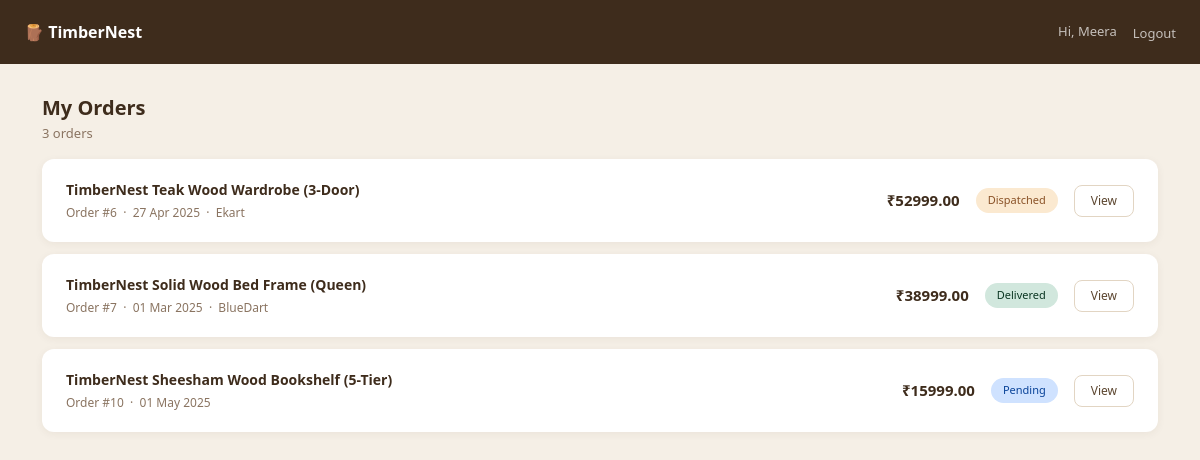
The page /orders/ (signed in) on the database as committed earlier.
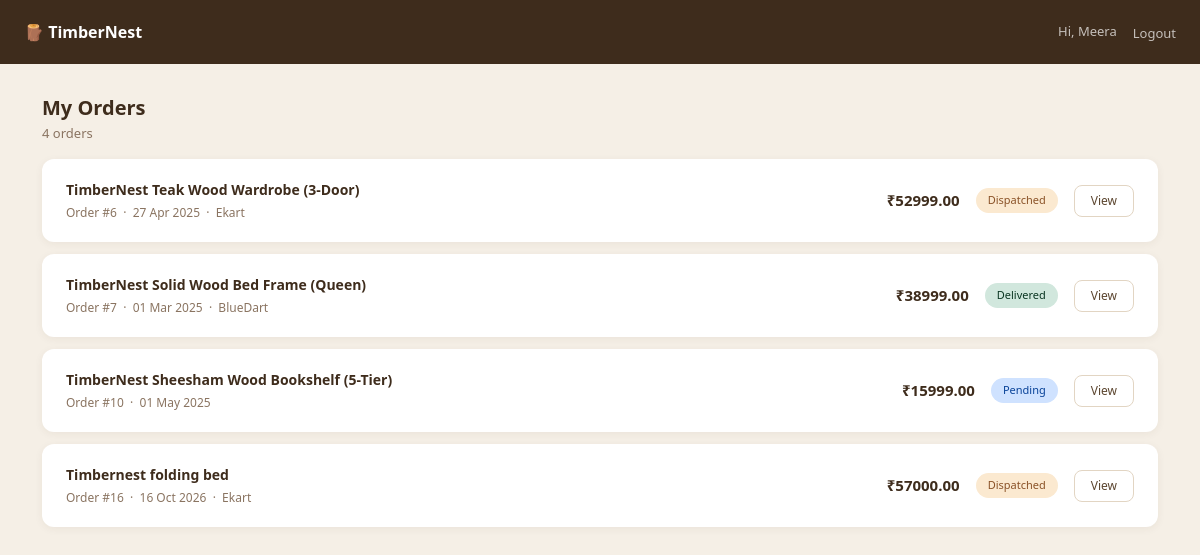
The same page on the database as committed later.
### orders/models.py (models this page shows, shortened)
class Order(models.Model):
    STATUS_CHOICE = [
        ("pending", "Pending"),
        ("dispatched", "Dispatched"),
        ("delivered", "Delivered"),
        ("cancelled", "Cancelled")
    ]
    user = models.ForeignKey(User, on_delete=models.CASCADE, related_name="orders")
    product = models.ForeignKey(Product, on_delete=models.SET_NULL, null=True, related_name="orders")
    product_name = models.CharField(max_length=255)
    amount = models.DecimalField(max_digits=10, decimal_places=2)
    status = models.CharField(max_length=100, choices=STATUS_CHOICE, default="pending")
    carrier = models.CharField(max_length=100, blank=True)
    tracking_number = models.CharField(max_length=100, blank=True)
    delivery = models.TextField(blank=True)
    created_at = models.DateTimeField(auto_now_add=True)
    updated_at = models.DateTimeField(auto_now=True, null=True)

### orders/views.py (the view)
# urls.py: path("", views.orders_list, name="orders_list"),
@login_required
def orders_list(request):
    orders = Order.objects.filter(user=request.user)
    context = {
        "orders": orders
    }
    return render(request, "orders_list.html", context)

### templates/orders_list.html (shortened to what this page needs)
<!DOCTYPE html>
<html lang="en">
<head>
  <link href="https://cdn.jsdelivr.net/npm/bootstrap@5.3.0/dist/css/bootstrap.min.css" rel="stylesheet"/>
</head>
<body>
<nav class="navbar d-flex align-items-center justify-content-between">
  <span class="navbar-brand">🪵 TimberNest</span>
  <div class="d-flex align-items-center">
    <span class="navbar-text">Hi, {{ request.user.first_name }}</span>
    <form method="POST" action="{% url 'logout' %}" style="display:inline;">
      <button type="submit" class="logout-btn">Logout</button>
    </form>
  </div>
</nav>
<div class="container">
  <div class="page-header">
    <h5>My Orders</h5>
    <p>{{ orders.count }} order{{ orders.count|pluralize }}</p>
  </div>
  {% if orders %}
    {% for order in orders %}
    <div class="order-card">
      <div>
        <p class="order-product">{{ order.product_name }}</p>
        <p class="order-meta">
          Order #{{ order.id }}
          &nbsp;·&nbsp;
          {{ order.created_at|date:"d M Y" }}
          {% if order.carrier %}
            &nbsp;·&nbsp; {{ order.carrier }}
          {% endif %}
        </p>
      </div>
      <div class="d-flex align-items-center gap-3">
        <span class="order-amount">₹{{ order.amount }}</span>
        <span class="badge-{{ order.status }}">
          {{ order.get_status_display }}
        </span>
        <a href="{% url 'order_detail' order.id %}" class="btn-view">View</a>
      </div>
    </div>
    {% endfor %}
  {% else %}
    <div style="text-align:center;padding:60px 0;color:#8a7461;">
      <p>No orders yet.</p>
    </div>
  {% endif %}
</div>
</body>
</html>

Rows that differ between the two databases and show on the page:
added Order: product_name "Timbernest folding bed", id "16", created_at "16 Oct 2026", carrier "Ekart", amount "57000.00", status "Dispatched"
Other text that changed with them:
{{ orders.count }}: "3" → "4"
